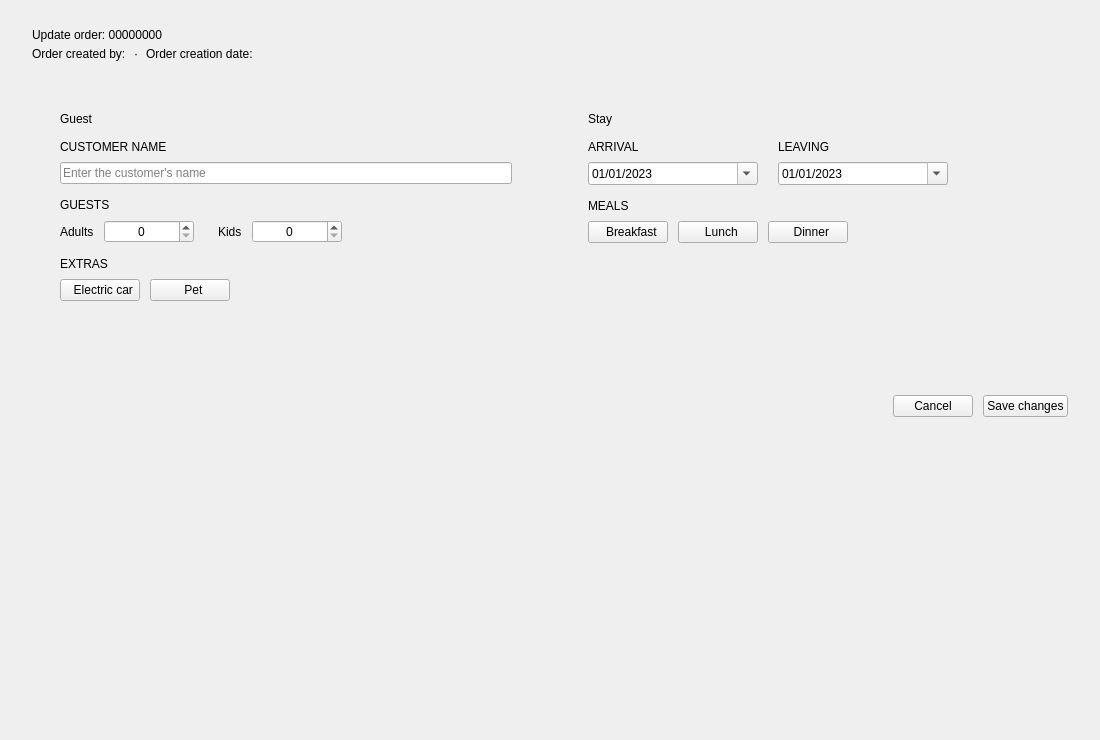
<?xml version="1.0" encoding="UTF-8"?>
<ui version="4.0">
 <class>Form</class>
 <widget class="QWidget" name="Form">
  <property name="geometry">
   <rect>
    <x>0</x>
    <y>0</y>
    <width>1100</width>
    <height>740</height>
   </rect>
  </property>
  <layout class="QVBoxLayout" name="page_layout">
   <property name="spacing">
    <number>20</number>
   </property>
   <property name="leftMargin">
    <number>32</number>
   </property>
   <property name="topMargin">
    <number>28</number>
   </property>
   <property name="rightMargin">
    <number>32</number>
   </property>
   <property name="bottomMargin">
    <number>32</number>
   </property>
   <item>
    <layout class="QHBoxLayout" name="header_layout">
     <item>
      <layout class="QVBoxLayout" name="header_text_layout">
       <property name="spacing">
        <number>2</number>
       </property>
       <item>
        <widget class="QLabel" name="title_label">
         <property name="text">
          <string>Update order: 00000000</string>
         </property>
         <property name="role" stdset="0">
          <string>h2</string>
         </property>
        </widget>
       </item>
       <item>
        <layout class="QHBoxLayout" name="meta_layout">
         <property name="spacing">
          <number>8</number>
         </property>
         <item>
          <widget class="QLabel" name="created_by_label">
           <property name="text">
            <string>Order created by:</string>
           </property>
           <property name="role" stdset="0">
            <string>muted</string>
           </property>
          </widget>
         </item>
         <item>
          <widget class="QLabel" name="meta_dot">
           <property name="text">
            <string>·</string>
           </property>
           <property name="role" stdset="0">
            <string>muted</string>
           </property>
          </widget>
         </item>
         <item>
          <widget class="QLabel" name="creation_date_label">
           <property name="text">
            <string>Order creation date:</string>
           </property>
           <property name="role" stdset="0">
            <string>muted</string>
           </property>
          </widget>
         </item>
         <item>
          <spacer name="spacer_1">
           <property name="orientation">
            <enum>Qt::Horizontal</enum>
           </property>
           <property name="sizeHint" stdset="0">
            <size>
             <width>40</width>
             <height>20</height>
            </size>
           </property>
          </spacer>
         </item>
        </layout>
       </item>
      </layout>
     </item>
     <item>
      <spacer name="spacer_14">
       <property name="orientation">
        <enum>Qt::Horizontal</enum>
       </property>
       <property name="sizeHint" stdset="0">
        <size>
         <width>40</width>
         <height>20</height>
        </size>
       </property>
      </spacer>
     </item>
    </layout>
   </item>
   <item>
    <layout class="QHBoxLayout" name="cards_layout">
     <property name="spacing">
      <number>20</number>
     </property>
     <item>
      <widget class="QFrame" name="guest_card">
       <property name="card" stdset="0">
        <string>true</string>
       </property>
       <layout class="QVBoxLayout" name="guest_card_layout">
        <property name="spacing">
         <number>8</number>
        </property>
        <property name="leftMargin">
         <number>28</number>
        </property>
        <property name="topMargin">
         <number>28</number>
        </property>
        <property name="rightMargin">
         <number>28</number>
        </property>
        <property name="bottomMargin">
         <number>28</number>
        </property>
        <item>
         <widget class="QLabel" name="guest_heading">
          <property name="text">
           <string>Guest</string>
          </property>
          <property name="role" stdset="0">
           <string>h2</string>
          </property>
         </widget>
        </item>
        <item>
         <spacer name="spacer_2">
          <property name="orientation">
           <enum>Qt::Vertical</enum>
          </property>
          <property name="sizeType">
           <enum>QSizePolicy::Fixed</enum>
          </property>
          <property name="sizeHint" stdset="0">
           <size>
            <width>20</width>
            <height>6</height>
           </size>
          </property>
         </spacer>
        </item>
        <item>
         <widget class="QLabel" name="customer_name_caption">
          <property name="text">
           <string>CUSTOMER NAME</string>
          </property>
          <property name="role" stdset="0">
           <string>caption</string>
          </property>
         </widget>
        </item>
        <item>
         <widget class="QLineEdit" name="customer_name_input">
          <property name="placeholderText">
           <string>Enter the customer's name</string>
          </property>
          <property name="clearButtonEnabled">
           <bool>true</bool>
          </property>
         </widget>
        </item>
        <item>
         <spacer name="spacer_3">
          <property name="orientation">
           <enum>Qt::Vertical</enum>
          </property>
          <property name="sizeType">
           <enum>QSizePolicy::Fixed</enum>
          </property>
          <property name="sizeHint" stdset="0">
           <size>
            <width>20</width>
            <height>6</height>
           </size>
          </property>
         </spacer>
        </item>
        <item>
         <widget class="QLabel" name="guests_caption">
          <property name="text">
           <string>GUESTS</string>
          </property>
          <property name="role" stdset="0">
           <string>caption</string>
          </property>
         </widget>
        </item>
        <item>
         <widget class="QFrame" name="guest_frame">
          <layout class="QHBoxLayout" name="guest_frame_layout">
           <property name="spacing">
            <number>0</number>
           </property>
           <property name="leftMargin">
            <number>0</number>
           </property>
           <property name="topMargin">
            <number>0</number>
           </property>
           <property name="rightMargin">
            <number>0</number>
           </property>
           <property name="bottomMargin">
            <number>0</number>
           </property>
           <item>
            <widget class="QFrame" name="adults_frame">
             <layout class="QHBoxLayout" name="adults_layout">
              <property name="spacing">
               <number>10</number>
              </property>
              <property name="leftMargin">
               <number>0</number>
              </property>
              <property name="topMargin">
               <number>0</number>
              </property>
              <property name="rightMargin">
               <number>0</number>
              </property>
              <property name="bottomMargin">
               <number>0</number>
              </property>
              <item>
               <widget class="QLabel" name="adults_label">
                <property name="text">
                 <string>Adults</string>
                </property>
               </widget>
              </item>
              <item>
               <widget class="QSpinBox" name="adults_input">
                <property name="minimumSize">
                 <size>
                  <width>90</width>
                  <height>0</height>
                 </size>
                </property>
                <property name="maximumSize">
                 <size>
                  <width>110</width>
                  <height>16777215</height>
                 </size>
                </property>
                <property name="alignment">
                 <set>Qt::AlignCenter</set>
                </property>
                <property name="minimum">
                 <number>0</number>
                </property>
                <property name="maximum">
                 <number>10</number>
                </property>
                <property name="value">
                 <number>0</number>
                </property>
               </widget>
              </item>
             </layout>
            </widget>
           </item>
           <item>
            <spacer name="spacer_4">
             <property name="orientation">
              <enum>Qt::Horizontal</enum>
             </property>
             <property name="sizeType">
              <enum>QSizePolicy::Fixed</enum>
             </property>
             <property name="sizeHint" stdset="0">
              <size>
               <width>24</width>
               <height>20</height>
              </size>
             </property>
            </spacer>
           </item>
           <item>
            <widget class="QFrame" name="kids_frame">
             <layout class="QHBoxLayout" name="kids_layout">
              <property name="spacing">
               <number>10</number>
              </property>
              <property name="leftMargin">
               <number>0</number>
              </property>
              <property name="topMargin">
               <number>0</number>
              </property>
              <property name="rightMargin">
               <number>0</number>
              </property>
              <property name="bottomMargin">
               <number>0</number>
              </property>
              <item>
               <widget class="QLabel" name="kids_label">
                <property name="text">
                 <string>Kids</string>
                </property>
               </widget>
              </item>
              <item>
               <widget class="QSpinBox" name="kids_input">
                <property name="minimumSize">
                 <size>
                  <width>90</width>
                  <height>0</height>
                 </size>
                </property>
                <property name="maximumSize">
                 <size>
                  <width>110</width>
                  <height>16777215</height>
                 </size>
                </property>
                <property name="alignment">
                 <set>Qt::AlignCenter</set>
                </property>
                <property name="minimum">
                 <number>0</number>
                </property>
                <property name="maximum">
                 <number>10</number>
                </property>
                <property name="value">
                 <number>0</number>
                </property>
               </widget>
              </item>
             </layout>
            </widget>
           </item>
           <item>
            <spacer name="spacer_5">
             <property name="orientation">
              <enum>Qt::Horizontal</enum>
             </property>
             <property name="sizeHint" stdset="0">
              <size>
               <width>40</width>
               <height>20</height>
              </size>
             </property>
            </spacer>
           </item>
          </layout>
         </widget>
        </item>
        <item>
         <spacer name="spacer_6">
          <property name="orientation">
           <enum>Qt::Vertical</enum>
          </property>
          <property name="sizeType">
           <enum>QSizePolicy::Fixed</enum>
          </property>
          <property name="sizeHint" stdset="0">
           <size>
            <width>20</width>
            <height>6</height>
           </size>
          </property>
         </spacer>
        </item>
        <item>
         <widget class="QLabel" name="extras_caption">
          <property name="text">
           <string>EXTRAS</string>
          </property>
          <property name="role" stdset="0">
           <string>caption</string>
          </property>
         </widget>
        </item>
        <item>
         <layout class="QHBoxLayout" name="extras_layout">
          <property name="spacing">
           <number>10</number>
          </property>
          <item>
           <widget class="QPushButton" name="check_electric_car_btn">
            <property name="text">
             <string>  Electric car</string>
            </property>
            <property name="cursor">
             <cursorShape>PointingHandCursor</cursorShape>
            </property>
            <property name="checkable">
             <bool>true</bool>
            </property>
            <property name="autoDefault">
             <bool>false</bool>
            </property>
            <property name="variant" stdset="0">
             <string>chip</string>
            </property>
           </widget>
          </item>
          <item>
           <widget class="QPushButton" name="check_pet_btn">
            <property name="text">
             <string>  Pet</string>
            </property>
            <property name="cursor">
             <cursorShape>PointingHandCursor</cursorShape>
            </property>
            <property name="checkable">
             <bool>true</bool>
            </property>
            <property name="autoDefault">
             <bool>false</bool>
            </property>
            <property name="variant" stdset="0">
             <string>chip</string>
            </property>
           </widget>
          </item>
          <item>
           <spacer name="spacer_7">
            <property name="orientation">
             <enum>Qt::Horizontal</enum>
            </property>
            <property name="sizeHint" stdset="0">
             <size>
              <width>40</width>
              <height>20</height>
             </size>
            </property>
           </spacer>
          </item>
         </layout>
        </item>
        <item>
         <spacer name="spacer_8">
          <property name="orientation">
           <enum>Qt::Vertical</enum>
          </property>
          <property name="sizeHint" stdset="0">
           <size>
            <width>20</width>
            <height>40</height>
           </size>
          </property>
         </spacer>
        </item>
       </layout>
      </widget>
     </item>
     <item>
      <widget class="QFrame" name="stay_card">
       <property name="card" stdset="0">
        <string>true</string>
       </property>
       <layout class="QVBoxLayout" name="stay_card_layout">
        <property name="spacing">
         <number>8</number>
        </property>
        <property name="leftMargin">
         <number>28</number>
        </property>
        <property name="topMargin">
         <number>28</number>
        </property>
        <property name="rightMargin">
         <number>28</number>
        </property>
        <property name="bottomMargin">
         <number>28</number>
        </property>
        <item>
         <widget class="QLabel" name="stay_heading">
          <property name="text">
           <string>Stay</string>
          </property>
          <property name="role" stdset="0">
           <string>h2</string>
          </property>
         </widget>
        </item>
        <item>
         <spacer name="spacer_9">
          <property name="orientation">
           <enum>Qt::Vertical</enum>
          </property>
          <property name="sizeType">
           <enum>QSizePolicy::Fixed</enum>
          </property>
          <property name="sizeHint" stdset="0">
           <size>
            <width>20</width>
            <height>6</height>
           </size>
          </property>
         </spacer>
        </item>
        <item>
         <layout class="QHBoxLayout" name="dates_layout">
          <property name="spacing">
           <number>20</number>
          </property>
          <item>
           <layout class="QVBoxLayout" name="arrival_layout">
            <property name="spacing">
             <number>8</number>
            </property>
            <item>
             <widget class="QLabel" name="arrival_label">
              <property name="text">
               <string>ARRIVAL</string>
              </property>
              <property name="role" stdset="0">
               <string>caption</string>
              </property>
             </widget>
            </item>
            <item>
             <widget class="QDateEdit" name="arrival_date">
              <property name="minimumSize">
               <size>
                <width>170</width>
                <height>0</height>
               </size>
              </property>
              <property name="minimumDateTime">
               <datetime>
                <hour>0</hour>
                <minute>0</minute>
                <second>0</second>
                <year>2023</year>
                <month>1</month>
                <day>1</day>
               </datetime>
              </property>
              <property name="displayFormat">
               <string>dd/MM/yyyy</string>
              </property>
              <property name="calendarPopup">
               <bool>true</bool>
              </property>
              <property name="date">
               <date>
                <year>2023</year>
                <month>1</month>
                <day>1</day>
               </date>
              </property>
             </widget>
            </item>
           </layout>
          </item>
          <item>
           <layout class="QVBoxLayout" name="leaving_layout">
            <property name="spacing">
             <number>8</number>
            </property>
            <item>
             <widget class="QLabel" name="leaving_label">
              <property name="text">
               <string>LEAVING</string>
              </property>
              <property name="role" stdset="0">
               <string>caption</string>
              </property>
             </widget>
            </item>
            <item>
             <widget class="QDateEdit" name="leaving_date">
              <property name="minimumSize">
               <size>
                <width>170</width>
                <height>0</height>
               </size>
              </property>
              <property name="minimumDateTime">
               <datetime>
                <hour>0</hour>
                <minute>0</minute>
                <second>0</second>
                <year>2023</year>
                <month>1</month>
                <day>1</day>
               </datetime>
              </property>
              <property name="displayFormat">
               <string>dd/MM/yyyy</string>
              </property>
              <property name="calendarPopup">
               <bool>true</bool>
              </property>
              <property name="date">
               <date>
                <year>2023</year>
                <month>1</month>
                <day>1</day>
               </date>
              </property>
             </widget>
            </item>
           </layout>
          </item>
          <item>
           <spacer name="spacer_10">
            <property name="orientation">
             <enum>Qt::Horizontal</enum>
            </property>
            <property name="sizeHint" stdset="0">
             <size>
              <width>40</width>
              <height>20</height>
             </size>
            </property>
           </spacer>
          </item>
         </layout>
        </item>
        <item>
         <spacer name="spacer_11">
          <property name="orientation">
           <enum>Qt::Vertical</enum>
          </property>
          <property name="sizeType">
           <enum>QSizePolicy::Fixed</enum>
          </property>
          <property name="sizeHint" stdset="0">
           <size>
            <width>20</width>
            <height>6</height>
           </size>
          </property>
         </spacer>
        </item>
        <item>
         <widget class="QLabel" name="meals_caption">
          <property name="text">
           <string>MEALS</string>
          </property>
          <property name="role" stdset="0">
           <string>caption</string>
          </property>
         </widget>
        </item>
        <item>
         <widget class="QFrame" name="food_opsions_frame">
          <layout class="QHBoxLayout" name="food_layout">
           <property name="spacing">
            <number>10</number>
           </property>
           <property name="leftMargin">
            <number>0</number>
           </property>
           <property name="topMargin">
            <number>0</number>
           </property>
           <property name="rightMargin">
            <number>0</number>
           </property>
           <property name="bottomMargin">
            <number>0</number>
           </property>
           <item>
            <widget class="QPushButton" name="breakfast_btn">
             <property name="text">
              <string>  Breakfast</string>
             </property>
             <property name="cursor">
              <cursorShape>PointingHandCursor</cursorShape>
             </property>
             <property name="checkable">
              <bool>true</bool>
             </property>
             <property name="autoDefault">
              <bool>false</bool>
             </property>
             <property name="variant" stdset="0">
              <string>chip</string>
             </property>
            </widget>
           </item>
           <item>
            <widget class="QPushButton" name="lunch_btn">
             <property name="text">
              <string>  Lunch</string>
             </property>
             <property name="cursor">
              <cursorShape>PointingHandCursor</cursorShape>
             </property>
             <property name="checkable">
              <bool>true</bool>
             </property>
             <property name="autoDefault">
              <bool>false</bool>
             </property>
             <property name="variant" stdset="0">
              <string>chip</string>
             </property>
            </widget>
           </item>
           <item>
            <widget class="QPushButton" name="dinner_btn">
             <property name="text">
              <string>  Dinner</string>
             </property>
             <property name="cursor">
              <cursorShape>PointingHandCursor</cursorShape>
             </property>
             <property name="checkable">
              <bool>true</bool>
             </property>
             <property name="autoDefault">
              <bool>false</bool>
             </property>
             <property name="variant" stdset="0">
              <string>chip</string>
             </property>
            </widget>
           </item>
           <item>
            <spacer name="spacer_12">
             <property name="orientation">
              <enum>Qt::Horizontal</enum>
             </property>
             <property name="sizeHint" stdset="0">
              <size>
               <width>40</width>
               <height>20</height>
              </size>
             </property>
            </spacer>
           </item>
          </layout>
         </widget>
        </item>
        <item>
         <spacer name="spacer_13">
          <property name="orientation">
           <enum>Qt::Vertical</enum>
          </property>
          <property name="sizeHint" stdset="0">
           <size>
            <width>20</width>
            <height>40</height>
           </size>
          </property>
         </spacer>
        </item>
       </layout>
      </widget>
     </item>
    </layout>
   </item>
   <item>
    <layout class="QHBoxLayout" name="footer_layout">
     <property name="spacing">
      <number>10</number>
     </property>
     <item>
      <widget class="QLabel" name="error_label">
       <property name="text">
        <string/>
       </property>
       <property name="role" stdset="0">
        <string>error</string>
       </property>
      </widget>
     </item>
     <item>
      <spacer name="spacer_15">
       <property name="orientation">
        <enum>Qt::Horizontal</enum>
       </property>
       <property name="sizeHint" stdset="0">
        <size>
         <width>40</width>
         <height>20</height>
        </size>
       </property>
      </spacer>
     </item>
     <item>
      <widget class="QPushButton" name="cencel_btn">
       <property name="text">
        <string>Cancel</string>
       </property>
       <property name="cursor">
        <cursorShape>PointingHandCursor</cursorShape>
       </property>
       <property name="autoDefault">
        <bool>false</bool>
       </property>
      </widget>
     </item>
     <item>
      <widget class="QPushButton" name="update_btn">
       <property name="text">
        <string>Save changes</string>
       </property>
       <property name="cursor">
        <cursorShape>PointingHandCursor</cursorShape>
       </property>
       <property name="autoDefault">
        <bool>false</bool>
       </property>
       <property name="variant" stdset="0">
        <string>primary</string>
       </property>
      </widget>
     </item>
    </layout>
   </item>
   <item>
    <spacer name="spacer_16">
     <property name="orientation">
      <enum>Qt::Vertical</enum>
     </property>
     <property name="sizeHint" stdset="0">
      <size>
       <width>20</width>
       <height>40</height>
      </size>
     </property>
    </spacer>
   </item>
  </layout>
 </widget>
 <resources/>
 <connections/>
</ui>
